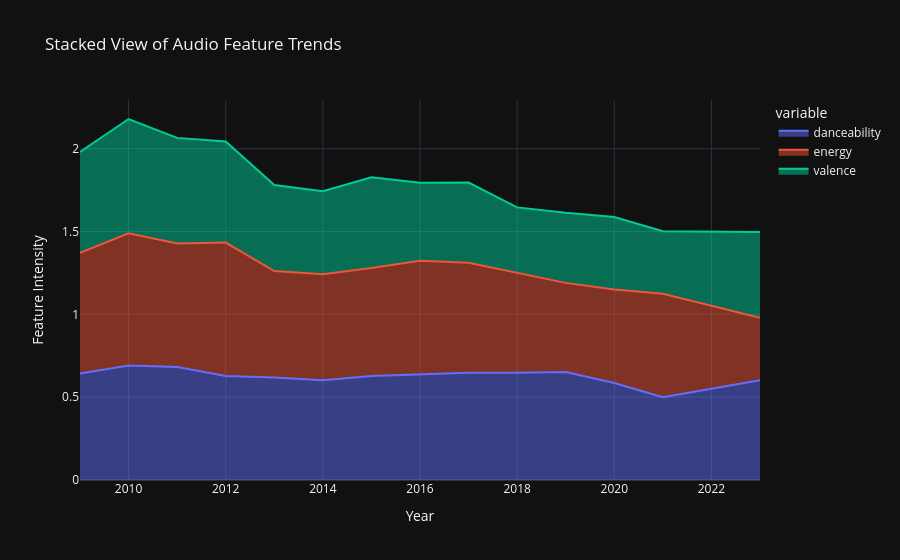

Source (notebook cell):
### Code cell
fig = px.area(
    yearly_df,
    x="year",
    y=features,
    title="Stacked View of Audio Feature Trends",
)

fig.update_layout(
    xaxis_title="Year",
    yaxis_title="Feature Intensity",
    template="plotly_dark"
)

fig.show()

### Figure 1 — Plotly figure (JSON) as saved in the notebook; plotly's stock layout.template omitted (floating-point values rounded to 4 significant figures)
{"data": [{"fillpattern": {"shape": ""}, "hovertemplate": "variable=danceability<br>year=%{x}<br>value=%{y}<extra></extra>", "legendgroup": "danceability", "line": {"color": "#636efa"}, "marker": {"symbol": "circle"}, "mode": "lines", "name": "danceability", "orientation": "v", "showlegend": true, "stackgroup": "1", "type": "scatter", "x": [2009, 2010, 2011, 2012, 2013, 2014, 2015, 2016, 2017, 2018, 2019, 2020, 2021, 2023], "xaxis": "x", "y": [0.6434, 0.6907, 0.6819, 0.6278, 0.6188, 0.6024, 0.6279, 0.6379, 0.6479, 0.6478, 0.6521, 0.5853, 0.499, 0.602], "yaxis": "y"}, {"fillpattern": {"shape": ""}, "hovertemplate": "variable=energy<br>year=%{x}<br>value=%{y}<extra></extra>", "legendgroup": "energy", "line": {"color": "#EF553B"}, "marker": {"symbol": "circle"}, "mode": "lines", "name": "energy", "orientation": "v", "showlegend": true, "stackgroup": "1", "type": "scatter", "x": [2009, 2010, 2011, 2012, 2013, 2014, 2015, 2016, 2017, 2018, 2019, 2020, 2021, 2023], "xaxis": "x", "y": [0.7286, 0.7983, 0.7453, 0.8057, 0.6424, 0.6403, 0.6523, 0.6851, 0.6631, 0.6007, 0.5378, 0.5643, 0.625, 0.377], "yaxis": "y"}, {"fillpattern": {"shape": ""}, "hovertemplate": "variable=valence<br>year=%{x}<br>value=%{y}<extra></extra>", "legendgroup": "valence", "line": {"color": "#00cc96"}, "marker": {"symbol": "circle"}, "mode": "lines", "name": "valence", "orientation": "v", "showlegend": true, "stackgroup": "1", "type": "scatter", "x": [2009, 2010, 2011, 2012, 2013, 2014, 2015, 2016, 2017, 2018, 2019, 2020, 2021, 2023], "xaxis": "x", "y": [0.6084, 0.6901, 0.638, 0.6096, 0.5194, 0.4999, 0.5465, 0.4714, 0.4842, 0.3972, 0.4231, 0.4385, 0.378, 0.518], "yaxis": "y"}], "layout": {"legend": {"title": {"text": "variable"}, "tracegroupgap": 0}, "title": {"text": "Stacked View of Audio Feature Trends"}, "xaxis": {"anchor": "y", "domain": [0, 1], "title": {"text": "Year"}}, "yaxis": {"anchor": "x", "domain": [0, 1], "title": {"text": "Feature Intensity"}}}}
